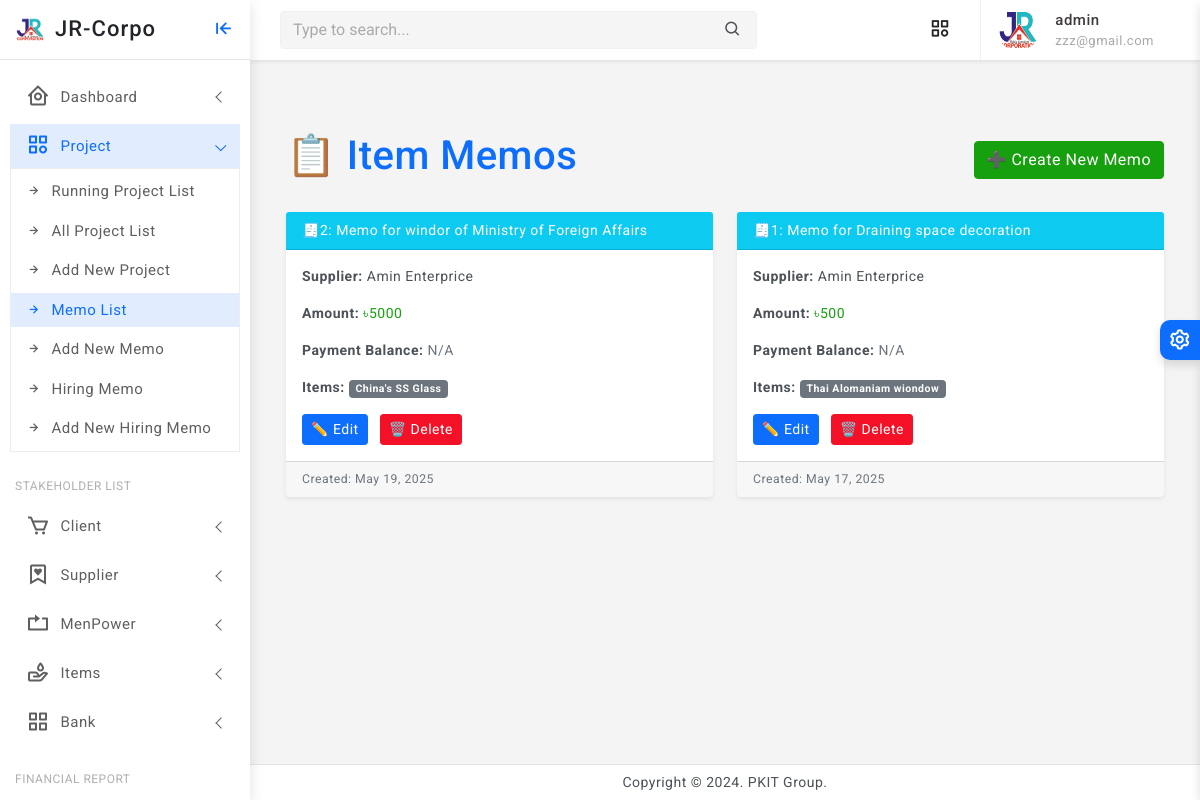
Page /memos/ (signed in) on the committed database.
### core/models.py (models this page shows, shortened)
class Memo(models.Model):
    project = models.ForeignKey(Project, on_delete=models.CASCADE, related_name='item_memos')
    supplier = models.ForeignKey(Supplier, on_delete=models.CASCADE, related_name='memos')
    items = models.ManyToManyField(Item, related_name='memos')
    amount = models.PositiveIntegerField(default=0)
    payment_balance = models.PositiveIntegerField(default=0, null=True, blank=True)
    created_at = models.DateTimeField(auto_now_add=True)
    updated_at = models.DateTimeField(auto_now=True)

class Project(models.Model):
    STATUS_CHOICES = [
        ('RUNNING', 'Running'),
        ('TRIAL', 'Trial Period'),
        ('CLOSED', 'Closed'),
        ('OTHER', 'Other'),
    ]
    company = models.ForeignKey(Company, on_delete=models.CASCADE, related_name='projects')
    name = models.CharField(max_length=255)
    location = models.CharField(max_length=255)
    approximate_bill = models.PositiveIntegerField(default=0)
    current_cost = models.PositiveIntegerField(default=0, null=True, blank=True)
    final_bill = models.PositiveIntegerField(default=0, null=True, blank=True)
    current_paid = models.PositiveIntegerField(default=0, null=True, blank=True)
    created_at = models.DateTimeField(auto_now_add=True)
    updated_at = models.DateTimeField(auto_now=True)
    status = models.CharField(max_length=10, null=True, blank=True, choices=STATUS_CHOICES, default='RUNNING')

class Organization(models.Model):
    name = models.CharField(max_length=255, unique=True)
    location = models.CharField(max_length=255)
    phone = models.CharField(max_length=20)
    logo = models.ImageField(upload_to='media/logos/', blank=True, null=True)
    created_at = models.DateTimeField(auto_now_add=True)
    updated_at = models.DateTimeField(auto_now=True)
    class Meta:
        abstract = True

class Supplier(Organization):
    pass

class Item(models.Model):
    item_name = models.CharField(max_length=255)
    image = models.ImageField(upload_to='media/item_images/', blank=True, null=True)
    category = models.ForeignKey(Category, on_delete=models.SET_NULL, null=True, related_name='items')
    created_at = models.DateTimeField(auto_now_add=True)
    updated_at = models.DateTimeField(auto_now=True)

### core/views.py (the view)
# urls.py: path('memos/', views.memo_list, name='memo_list'),
@staff_required
def memo_list(request):
    memos = Memo.objects.all().order_by('-created_at')
    return render(request, 'memo/memo_list.html', {'memos': memos})

### core/views.py (called while the page is built)
def staff_required(view_func):
    return user_passes_test(lambda u: u.is_authenticated and u.is_staff)(view_func)

### core/templates/memo/memo_list.html
{% extends 'partials/base0.html' %}
{% block content %}
{% load static %}
<div class="container my-5">
    <div class="d-flex justify-content-between align-items-center mb-4">
        <h1 class="text-primary">📋 Item Memos</h1>
        <a href="{% url 'memo_create' %}" class="btn btn-success">
            ➕ Create New Memo
        </a>
    </div>
    {% if memos %}
        <div class="row">
            {% for memo in memos %}
                <div class="col-md-6 mb-4">
                    <div class="card shadow-sm border-info rounded">
                        <div class="card-header bg-info text-white">
                           🧾{{ memo.id }}: Memo for {{ memo.project.name }}
                        </div>
                        <div class="card-body">
                            <p><strong>Supplier:</strong> {{ memo.supplier.name }}</p>
                            <p><strong>Amount:</strong> <span class="text-success">৳{{ memo.amount }}</span></p>
                            <p><strong>Payment Balance:</strong>
                                {% if memo.payment_balance %}
                                    <span class="text-warning">৳{{ memo.payment_balance }}</span>
                                {% else %}
                                    <span class="text-muted">N/A</span>
                                {% endif %}
                            </p>
                            <p><strong>Items:</strong>
                                {% for item in memo.items.all %}
                                    <span class="badge bg-secondary">{{ item.item_name }}</span>
                                {% empty %}
                                    <span class="text-muted">No items</span>
                                {% endfor %}
                            </p>
                            <div class="mt-3">
                                <a href="{% url 'memo_update' memo.pk %}" class="btn btn-sm btn-primary me-2">✏️ Edit</a>
                                <a href="{% url 'memo_delete' memo.pk %}" class="btn btn-sm btn-danger">🗑️ Delete</a>
                            </div>
                        </div>
                        <div class="card-footer text-muted small">
                            Created: {{ memo.created_at|date:"M d, Y" }}
                        </div>
                    </div>
                </div>
            {% endfor %}
        </div>
    {% else %}
        <div class="alert alert-info">
            No memos yet. Start by <a href="{% url 'memo_create' %}" class="alert-link">creating a new memo</a>!
        </div>
    {% endif %}
</div>
{% endblock %}

### templates/partials/base0.html (shortened to what this page needs)
<!doctype html>
<html lang="en">
{% load static %}
<head>
	<link href="{% static 'assets/plugins/vectormap/jquery-jvectormap-2.0.2.css' %}" rel="stylesheet"/>
	<link href="{% static 'assets/plugins/simplebar/css/simplebar.css' %}" rel="stylesheet" />
	<link href="{% static 'assets/plugins/perfect-scrollbar/css/perfect-scrollbar.css' %}" rel="stylesheet" />
	<link href="{% static 'assets/plugins/metismenu/css/metisMenu.min.css' %}" rel="stylesheet" />
	<link href="{% static 'assets/css/pace.min.css' %}" rel="stylesheet" />
	<link href="{% static 'assets/css/bootstrap.min.css' %}" rel="stylesheet">
	<link href="{% static 'assets/css/app.css' %}" rel="stylesheet">
	<link href="{% static 'assets/css/icons.css' %}" rel="stylesheet">
	<link rel="stylesheet" href="{% static 'assets/css/dark-theme.css' %}" />
	<link rel="stylesheet" href="{% static 'assets/css/semi-dark.css' %}" />
	<link rel="stylesheet" href="{% static 'assets/css/header-colors.css' %}" />
		<link rel="stylesheet" href="https://use.fontawesome.com/releases/v5.15.2/css/all.css"
>
</head>
<body>
	<div class="wrapper">
		<div class="sidebar-wrapper" data-simplebar="true">
			<div class="sidebar-header">
				<div>
					<img src="{% static 'assets/images/jr.png' %} " class="logo-icon" alt="logo icon">
				</div>
				<div>
				<a href="{% url 'home' %}" class="text-decoration-none">
					<h4 class="logo-text text-dark">JR-Corpo</h4>
				</a>
				</div>
				<div class="toggle-icon ms-auto"><i class='bx bx-arrow-to-left'></i>
				</div>
			</div>
			<ul class="metismenu" id="menu">
				<li>
					<a href="javascript:;" class="has-arrow">
						<div class="parent-icon"><i class='bx bx-home-circle'></i>
						</div>
						<div class="menu-title">Dashboard</div>
					</a>
				</li>
				<li>
					<a href="javascript:;" class="has-arrow">
						<div class="parent-icon"><i class="bx bx-category"></i>
						</div>
						<div class="menu-title">Project</div>
					</a>
					<ul>
						<li> <a href="{% url 'project_list' %}"><i class="bx bx-right-arrow-alt"></i>Running Project List</a>
						</li>
						<li> <a href="{% url 'all_project_list' %}"><i class="bx bx-right-arrow-alt"></i>All Project List</a>
						</li>
						<li> <a href="{% url 'project_create' %}"><i class="bx bx-right-arrow-alt"></i>Add New Project</a>
						</li>
						<li> <a href="{% url 'memo_list' %}"><i class="bx bx-right-arrow-alt"></i>Memo List</a>
						</li>
						<li> <a href="{% url 'memo_create' %}"><i class="bx bx-right-arrow-alt"></i>Add New Memo</a>
						</li>
						<li> <a href="{% url 'manpowermemo_list' %}"><i class="bx bx-right-arrow-alt"></i>Hiring Memo</a>
						</li>
						<li> <a href="{% url 'manpowermemo_create' %}"><i class="bx bx-right-arrow-alt"></i>Add New Hiring Memo</a>
						</li>
					</ul>
				</li>
				<li class="menu-label">Stakeholder List</li>
				<li>
					<a href="javascript:;" class="has-arrow">
						<div class="parent-icon"><i class='bx bx-cart'></i>
						</div>
						<div class="menu-title"> Client </div>
					</a>
				</li>
				<li>
					<a class="has-arrow" href="javascript:;">
						<div class="parent-icon"><i class='bx bx-bookmark-heart'></i>
						</div>
						<div class="menu-title">Supplier</div>
					</a>
				</li>
				<li>
					<a class="has-arrow" href="javascript:;">
						<div class="parent-icon"><i class="bx bx-repeat"></i>
						</div>
						<div class="menu-title">MenPower</div>
					</a>
				</li>
				<li>
					<a class="has-arrow" href="javascript:;">
						<div class="parent-icon"> <i class="bx bx-donate-blood"></i>
						</div>
						<div class="menu-title">Items</div>
					</a>
				</li>
				<li>
					<a class="has-arrow" href="javascript:;">
						<div class="parent-icon"><i class="bx bx-grid-alt"></i>
						</div>
						<div class="menu-title">Bank</div>
					</a>
				</li>
				<li class="menu-label">Financial Report</li>
			</ul>
		</div>
	<header>
			<div class="topbar d-flex align-items-center">
				<nav class="navbar navbar-expand">
					<div class="search-bar flex-grow-1">
						<div class="position-relative search-bar-box">
							<input type="text" class="form-control search-control" placeholder="Type to search..."> <span class="position-absolute top-50 search-show translate-middle-y"><i class='bx bx-search'></i></span>
						</div>
					</div>
					<div class="top-menu ms-auto">
						<ul class="navbar-nav align-items-center">
							<li class="nav-item dropdown dropdown-large">
								<a class="nav-link dropdown-toggle dropdown-toggle-nocaret" href="#" role="button" data-bs-toggle="dropdown" aria-expanded="false">	<i class='bx bx-category'></i>
								</a>
							</li>
						</ul>
					</div>
					<div class="user-box dropdown">
						<a class="d-flex align-items-center nav-link dropdown-toggle dropdown-toggle-nocaret" href="#" role="button" data-bs-toggle="dropdown" aria-expanded="false">
							<img src="{% static 'assets/images/jr.png' %}" class="user-img" alt="user avatar">
							<div class="user-info ps-3">
								<p class="user-name mb-0">{{ user.username }}</p>
								<p class="designattion mb-0">{{ user.email }}</p>
							</div>
						</a>
					</div>
				</nav>
			</div>
	</header>
		<div class="page-wrapper">
			<div class="page-content">
				{% block content %}
				{% endblock %}
			</div>
		</div>
		<footer class="page-footer">
			<p class="mb-0">Copyright © 2024. PKIT Group.</p>
		</footer>
	</div>
	<div class="switcher-wrapper">
		<div class="switcher-btn"> <i class='bx bx-cog bx-spin'></i>
		</div>
	</div>
</body>
</html>

### rows in the picture
Memo: id "2", project.name "windor of Ministry of Foreign Affairs", supplier.name "Amin Enterprice", amount "5000", payment_balance "N/A", created_at "May 19, 2025"
Item: item_name "China's SS Glass"
Memo: id "1", project.name "Draining space decoration", supplier.name "Amin Enterprice", amount "500", payment_balance "N/A", created_at "May 17, 2025"
Item: item_name "Thai Alomaniam wiondow"

### other values in the picture
{{ user.username }} "admin"
{{ user.email }} "zzz@gmail.com"
